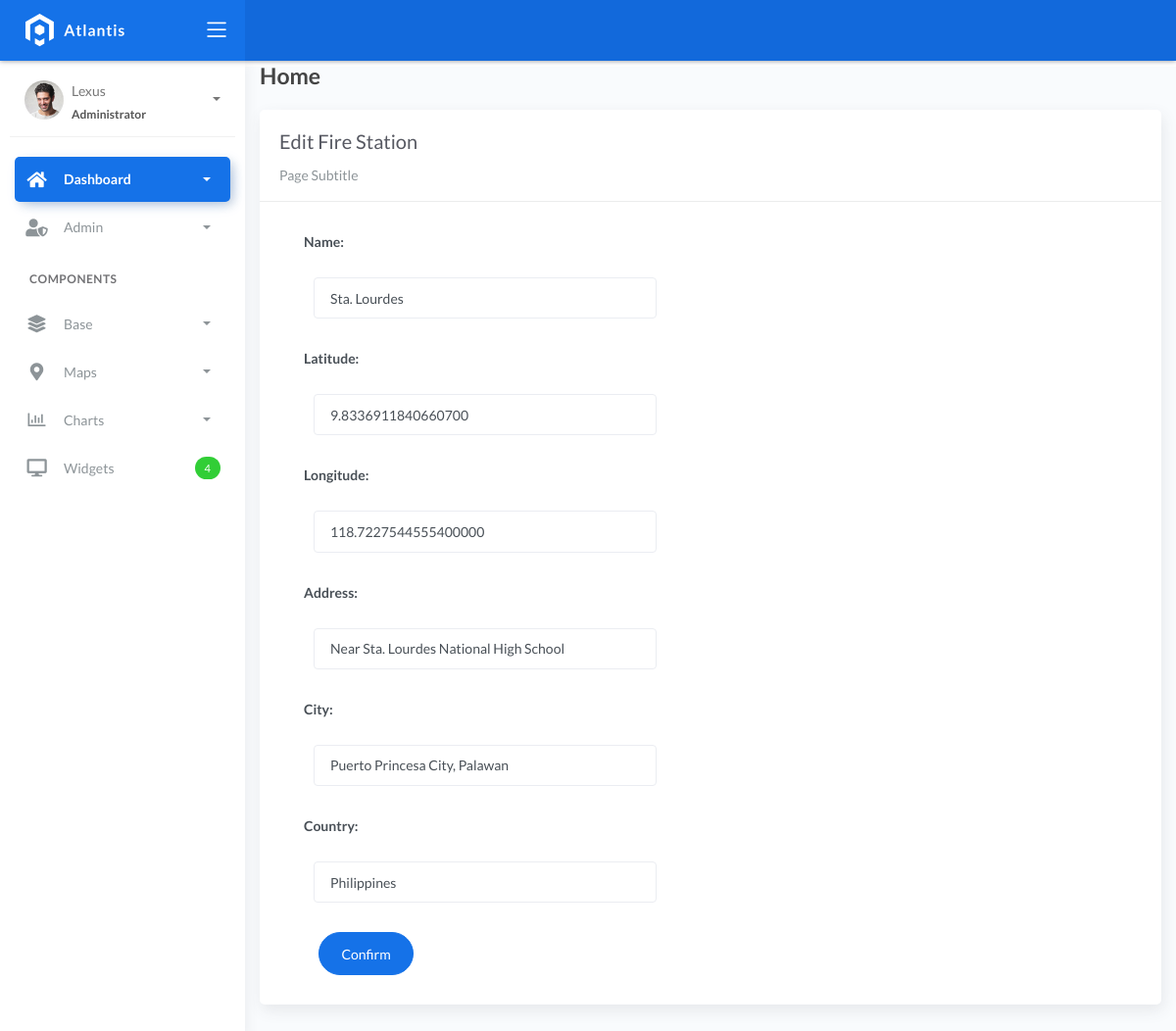
The page /firestation_list/1 on the database its author committed.
### fire/models.py (models this page shows, shortened)
class BaseModel(models.Model):
    created_at = models.DateTimeField(auto_now_add=True, db_index=True)
    updated_at = models.DateTimeField(auto_now=True)
    class Meta:
        abstract = True

class FireStation(BaseModel):
    name = models.CharField(max_length=150)
    latitude = models.DecimalField(max_digits=22, decimal_places=16, null=True, blank=True)
    longitude = models.DecimalField(max_digits=22, decimal_places=16, null=True, blank=True)
    address = models.CharField(max_length=150)
    city = models.CharField(max_length=150)  # can be in separate table
    country = models.CharField(max_length=150)  # can be in separate table

### fire/views.py (the view)
# urls.py: path('firestation_list/<pk>', FireStationUpdateView.as_view(), name='firestation-update'),
class FireStationUpdateView(UpdateView):
    model = FireStation
    form_class = FireStationForm
    template_name = 'FireStation_edit.html'
    success_url = reverse_lazy('firestation-list')

### fire/forms.py
class FireStationForm(ModelForm):
    class Meta:
        model= FireStation
        fields = "__all__"

### templates/FireStation_edit.html
{% extends 'base.html' %} {% load static %} {% block content %}
<div class="content">
    <div class="container-fluid">
        <h4 class="page-title">Home</h4>
        <div class="row">
            <div class="col-md-12">
                <div class="card">
                    <div class="card-header">
                        <div class="card-title">Edit Fire Station</div>
                        <div class="card-category">Page Subtitle</div>
                    </div>
                    <div class="col-md-6">
                        <div class="card-body">
                            <form class="" action="" method="post" novalidate>
                                {% csrf_token %} {% include 'includes/form.html' %}
                                <div class="form-group">
                                    <div class="col-md-12 col-sm-3">
                                        <button type="submit" class="btn btn-primary btn-rounded">Confirm</button>
                                    </div>
                                </div>
                            </form>
                        </div>
                    </div>
                </div>
            </div>
        </div>
    </div>
</div>
{% endblock %}

### templates/includes/form.html (shortened to what this page needs)
{% load widget_tweaks %}
{% for field in form %}
<div class="field item form-group">
    <label>{{ field.label_tag }}</label>
  <div class="form-group">
    {% render_field field class="form-control" %}
  </div>
</div>
{% endfor %}

### rows shown on the page
FireStation: name "Sta. Lourdes" "9.8336911840660700" "118.7227544555400000" "Near Sta. Lourdes National High School" "Puerto Princesa City, Palawan" "Philippines"

### other values the page prints
{{ field.label_tag }} "Name:" "Latitude:" "Longitude:" "Address:" "City:" "Country:"
